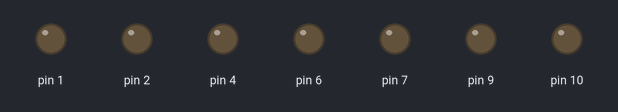
Bench run of a sketch on a simulated Arduino Uno, built with avr-gcc and run on an emulated ATmega328P. Parts: output pins drawn as LEDs (lit = HIGH).

Above: at 0.7 s.
At 2.2 s:
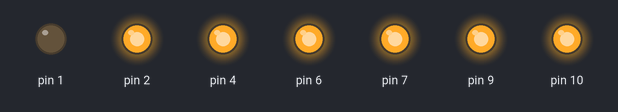
At 3.7 s:
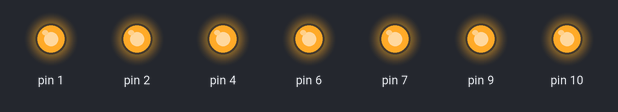
At 8.2 s:
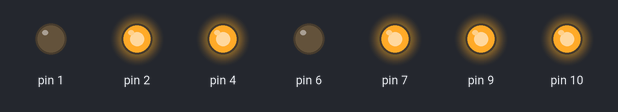
At 11.2 s:
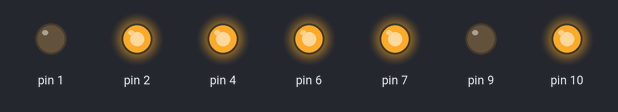
At 15.7 s:
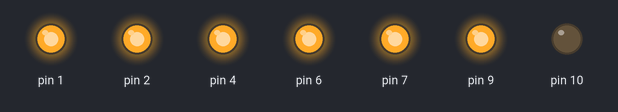
Timing chart, 0 to 17.3 s (numbered marks = the images above):
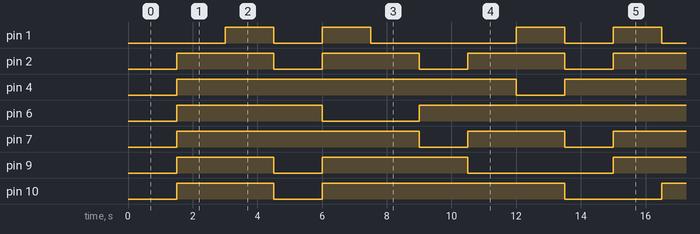

Measured:
- by itself, pin 1: repeats every 15.0 s: LOW 1.5 s, HIGH 1.5 s, LOW 4.5 s, 2 × (HIGH 1.5 s, LOW 1.5 s), HIGH 1.5 s
- by itself, pin 2: repeats every 15.0 s: 2 × (LOW 1.5 s, HIGH 3.0 s), LOW 1.5 s, HIGH 4.5 s
- by itself, pin 4: goes HIGH 10.5 s, LOW 1.5 s, HIGH 13.5 s, LOW 1.5 s, then HIGH
- by itself, pin 6: repeats every 15.0 s: LOW 3.0 s, HIGH 12.0 s
- by itself, pin 7: repeats every 15.0 s: LOW 1.5 s, HIGH 3.0 s, LOW 1.5 s, HIGH 9.0 s
- by itself, pin 9: repeats every 15.0 s: LOW 1.5 s, HIGH 4.5 s, LOW 4.5 s, HIGH 4.5 s
- by itself, pin 10: repeats every 15.0 s: LOW 1.5 s, HIGH 7.5 s, LOW 3.0 s, HIGH 3.0 s

The sketch:

Display_7_seg_0_al_9.ino
```cpp
int num;
bool state;
void setup() {
  pinMode(1,OUTPUT);
  pinMode(2,OUTPUT);
  //pinMode(3,OUTPUT);
  pinMode(4,OUTPUT);
  //pinMode(5,OUTPUT);
  pinMode(6,OUTPUT);
  pinMode(7,OUTPUT);
  //pinMode(8,OUTPUT);
  pinMode(9,OUTPUT);
  pinMode(10,OUTPUT);
}

void loop() {

    num--;

    delay(1500);

  if(num<0)num=9;

switch(num){
  case 0:
  digitalWrite(1,1);
  digitalWrite(2,1);
  //digitalWrite(3,0);
  digitalWrite(4,1);
  //digitalWrite(5,1);
  digitalWrite(6,1);
  digitalWrite(7,1);
  //digitalWrite(8,1);
  digitalWrite(9,1);
  digitalWrite(10,0);
  break;
    case 1:
  digitalWrite(1,0);
  digitalWrite(2,0);
  //digitalWrite(3,0);
  digitalWrite(4,1);
  //digitalWrite(5,1);
  digitalWrite(6,1);
  digitalWrite(7,0);
  //digitalWrite(8,0);
  digitalWrite(9,0);
  digitalWrite(10,0);
  break;
  case 2:
  digitalWrite(1,1);
  digitalWrite(2,1);
  digitalWrite(4,0);
  digitalWrite(6,1);
  digitalWrite(7,1);
  digitalWrite(9,0);
  digitalWrite(10,1);
  break;
    case 3:
  digitalWrite(1,0);
  digitalWrite(2,1);
  digitalWrite(4,1);
  digitalWrite(6,1);
  digitalWrite(7,1);
  digitalWrite(9,0);
  digitalWrite(10,1);
  break;
    case 4:
  digitalWrite(1,0);
  digitalWrite(2,0);
  digitalWrite(4,1);
  digitalWrite(6,1);
  digitalWrite(7,0);
  digitalWrite(9,1);
  digitalWrite(10,1);
  break;
    case 5:
  digitalWrite(1,0);
  digitalWrite(2,1);
  digitalWrite(4,1);
  digitalWrite(6,0);
  digitalWrite(7,1);
  digitalWrite(9,1);
  digitalWrite(10,1);
  break;
    case 6:
  digitalWrite(1,1);
  digitalWrite(2,1);
  digitalWrite(4,1);
  digitalWrite(6,0);
  digitalWrite(7,1);
  digitalWrite(9,1);
  digitalWrite(10,1);
  break;
    case 7:
  digitalWrite(1,0);
  digitalWrite(2,0);
  digitalWrite(4,1);
  digitalWrite(6,1);
  digitalWrite(7,1);
  digitalWrite(9,0);
  digitalWrite(10,0);
  break;
  case 8:
  digitalWrite(1,1);
  digitalWrite(2,1);
  digitalWrite(4,1);
  digitalWrite(6,1);
  digitalWrite(7,1);
  digitalWrite(9,1);
  digitalWrite(10,1);
  break;
    case 9:
  digitalWrite(1,0);
  digitalWrite(2,1);
  digitalWrite(4,1);
  digitalWrite(6,1);
  digitalWrite(7,1);
  digitalWrite(9,1);
  digitalWrite(10,1);
  break;
  }
}
```
